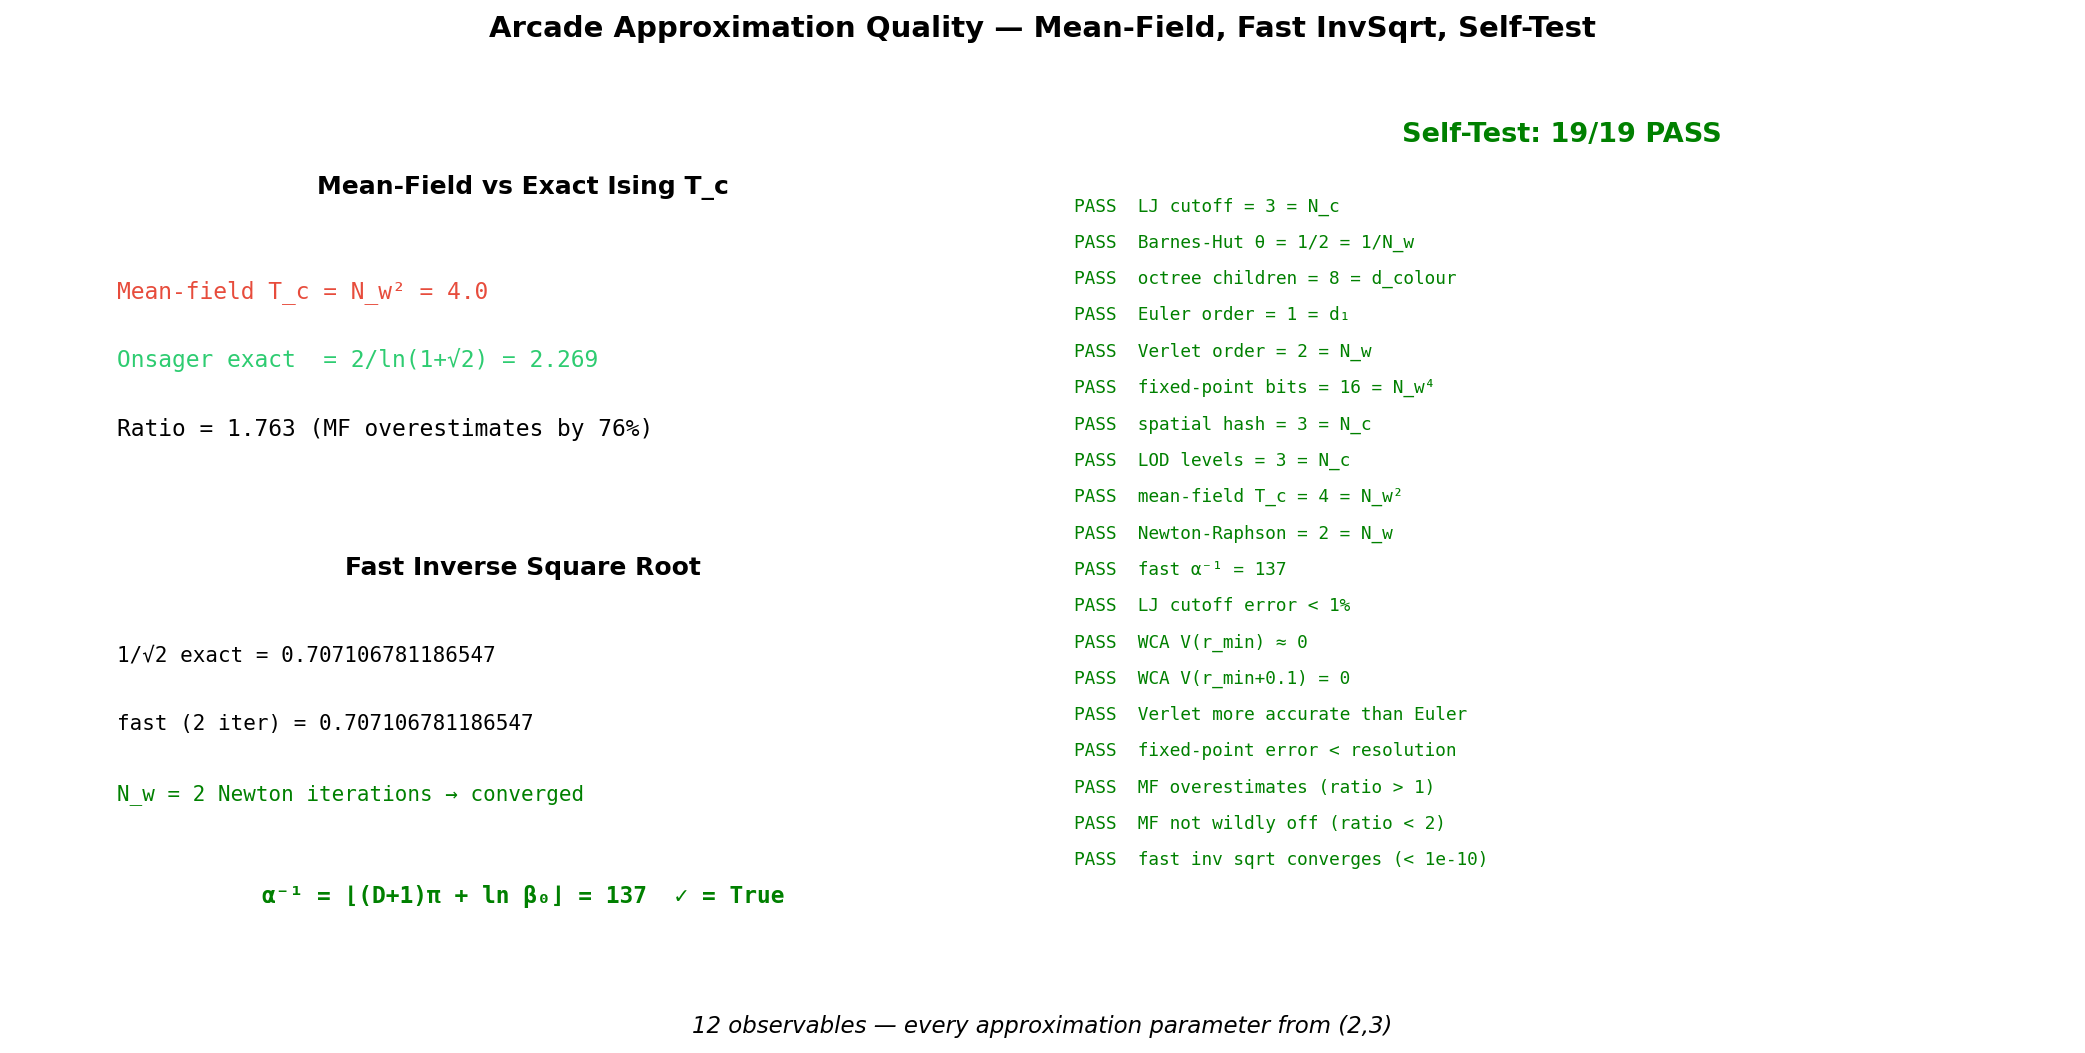

Write the Python code that produced this figure.
#!/usr/bin/env python3
# Copyright (c) 2026 Daland Montgomery
# SPDX-License-Identifier: AGPL-3.0-or-later

"""Crystal Arcade — Mean-Field vs Exact Ising & Self-Test"""
import crystal_toe as ct
import matplotlib.pyplot as plt
import numpy as np

toe = ct.Toe(); arc = toe.arcade()

fig, axes = plt.subplots(1, 2, figsize=(14, 7))
fig.suptitle("Arcade Approximation Quality — Mean-Field, Fast InvSqrt, Self-Test",
             fontsize=14, fontweight='bold')

# ── Left: Mean-field vs Onsager + fast inv sqrt ──
ax = axes[0]
ax.axis('off')
ax.set_xlim(0, 1); ax.set_ylim(0, 1)

# Mean-field comparison
tc_mf = float(arc.mf_tc())
tc_exact = arc.onsager_tc()
mf_ratio = arc.mean_field_error()

ax.text(0.5, 0.92, 'Mean-Field vs Exact Ising T_c', ha='center',
        fontsize=12, fontweight='bold', transform=ax.transAxes)
ax.text(0.1, 0.80, f'Mean-field T_c = N_w² = {tc_mf:.1f}', fontsize=11,
        fontfamily='monospace', color='#e74c3c', transform=ax.transAxes)
ax.text(0.1, 0.72, f'Onsager exact  = 2/ln(1+√2) = {tc_exact:.3f}', fontsize=11,
        fontfamily='monospace', color='#2ecc71', transform=ax.transAxes)
ax.text(0.1, 0.64, f'Ratio = {mf_ratio:.3f} (MF overestimates by {(mf_ratio-1)*100:.0f}%)',
        fontsize=11, fontfamily='monospace', transform=ax.transAxes)

# Fast inv sqrt
exact_isqrt = 1.0 / np.sqrt(2.0)
fast_isqrt = arc.fast_inv_sqrt(2.0)
ax.text(0.5, 0.48, f'Fast Inverse Square Root', ha='center',
        fontsize=12, fontweight='bold', transform=ax.transAxes)
ax.text(0.1, 0.38, f'1/√2 exact = {exact_isqrt:.15f}', fontsize=10,
        fontfamily='monospace', transform=ax.transAxes)
ax.text(0.1, 0.30, f'fast ({arc.newton_iter()} iter) = {fast_isqrt:.15f}', fontsize=10,
        fontfamily='monospace', transform=ax.transAxes)
ax.text(0.1, 0.22, f'N_w = {arc.newton_iter()} Newton iterations → converged',
        fontsize=10, fontfamily='monospace', color='green', transform=ax.transAxes)

# Alpha check
ax.text(0.5, 0.10, f'α⁻¹ = ⌊(D+1)π + ln β₀⌋ = {arc.fast_alpha_inv()}  ✓ = {arc.verify_alpha_inv()}',
        ha='center', fontsize=11, fontfamily='monospace', fontweight='bold',
        color='green', transform=ax.transAxes)

# ── Right: Full self-test ──
ax = axes[1]
ax.axis('off')
passes, total, msgs = arc.self_test()
ax.text(0.5, 0.98, f"Self-Test: {passes}/{total} PASS", ha='center', fontsize=13,
        fontweight='bold', color='green' if passes == total else 'red',
        transform=ax.transAxes)
for i, msg in enumerate(msgs):
    y = 0.90 - i * 0.042
    color = 'green' if msg.startswith('PASS') else 'red'
    ax.text(0.02, y, msg, fontsize=8.5, fontfamily='monospace', color=color,
            transform=ax.transAxes)

fig.text(0.5, 0.01,
         f'{arc.observable_count()} observables — every approximation parameter from (2,3)',
         ha='center', fontsize=11, fontstyle='italic')

plt.tight_layout(rect=[0, 0.03, 1, 0.95])
plt.savefig('arcade_mean_field.png', dpi=150, bbox_inches='tight'); plt.show()
